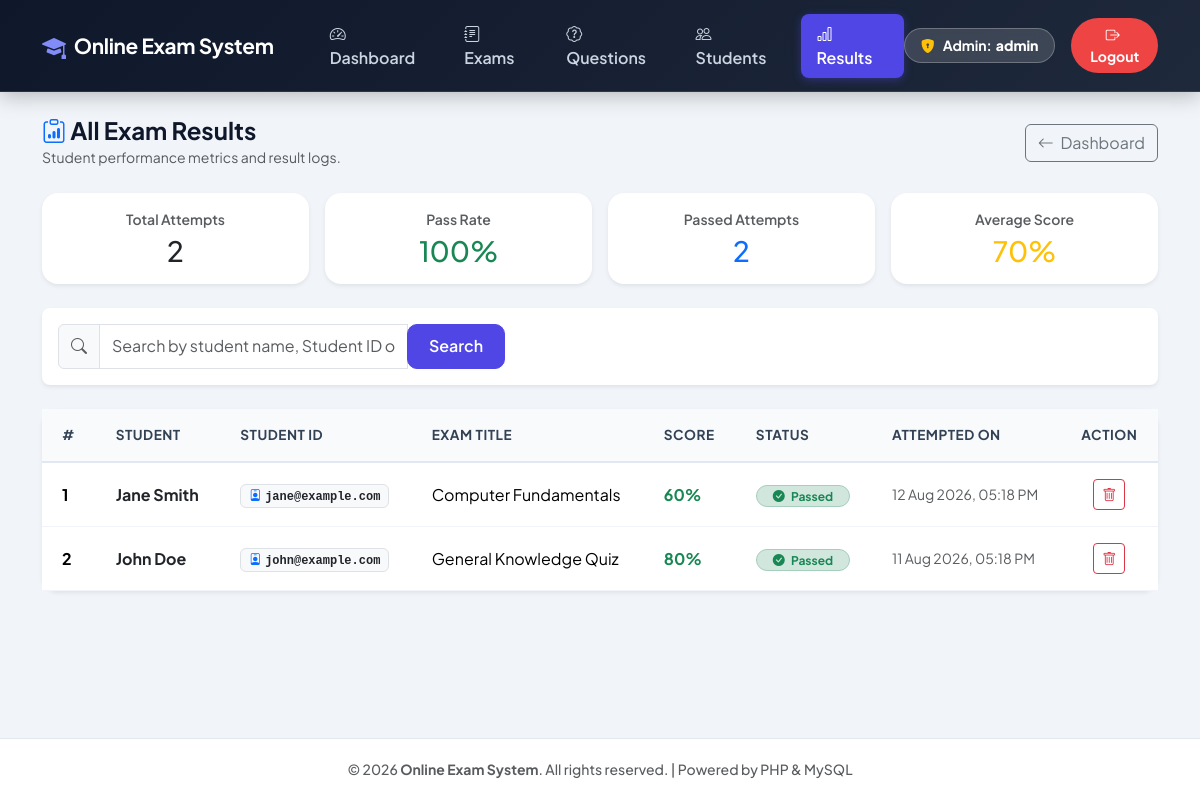
The app's page /admin/view-results.php (signed in) with its own data.
### tables this page shows
CREATE TABLE IF NOT EXISTS results (
    id INT AUTO_INCREMENT PRIMARY KEY,
    student_id INT NOT NULL,
    exam_id INT NOT NULL,
    score INT NOT NULL,
    attempted_at DATETIME DEFAULT CURRENT_TIMESTAMP,
    FOREIGN KEY (student_id) REFERENCES students(id) ON DELETE CASCADE,
    FOREIGN KEY (exam_id) REFERENCES exams(id) ON DELETE CASCADE
);

CREATE TABLE IF NOT EXISTS students (
    id INT AUTO_INCREMENT PRIMARY KEY,
    name VARCHAR(100) NOT NULL,
    email VARCHAR(100) NOT NULL UNIQUE,
    password VARCHAR(255) NOT NULL
);

CREATE TABLE IF NOT EXISTS exams (
    id INT AUTO_INCREMENT PRIMARY KEY,
    title VARCHAR(150) NOT NULL,
    duration_minutes INT NOT NULL DEFAULT 30
);

### admin/view-results.php (the view, shortened to what this page needs)
<?php
include '../includes/header.php';
include '../config/db.php';
$search = trim(mysqli_real_escape_string($conn, $_GET['search'] ?? ''));
$where_sql = "";
$results_query = "SELECT r.*, s.name AS student_name, s.email, e.title AS exam_title,
                 (SELECT COUNT(*) FROM questions q WHERE q.exam_id = e.id) AS total_q
                 FROM results r
                 JOIN students s ON r.student_id = s.id
                 JOIN exams e ON r.exam_id = e.id
                 $where_sql
                 ORDER BY r.attempted_at DESC";
$results = mysqli_query($conn, $results_query);
$q_stats = mysqli_query($conn, "SELECT
    COUNT(*) AS total_attempts,
    SUM(CASE WHEN score >= 50 THEN 1 ELSE 0 END) AS passed_count,
    SUM(CASE WHEN score < 50 THEN 1 ELSE 0 END) AS failed_count,
    AVG(score) AS avg_score
    FROM results");
$stats = ($q_stats ? mysqli_fetch_assoc($q_stats) : null);
$total_attempts = $stats['total_attempts'] ?? 0;
$passed_count = $stats['passed_count'] ?? 0;
$avg_score = round($stats['avg_score'] ?? 0, 1);
$pass_rate = $total_attempts > 0 ? round(($passed_count / $total_attempts) * 100, 1) : 0;
?>
<div class="d-flex justify-content-between align-items-center mb-4 flex-wrap gap-2">
    <div>
        <h4 class="fw-bold mb-0"><i class="bi bi-clipboard-data text-primary"></i> All Exam Results</h4>
        <small class="text-muted">Student performance metrics and result logs.</small>
    </div>
    <a href="dashboard.php" class="btn btn-outline-secondary">
        <i class="bi bi-arrow-left me-1"></i> Dashboard
    </a>
</div>
<div class="row g-3 mb-4">
    <div class="col-md-3 col-6">
        <div class="card shadow-sm border-0 rounded-4 p-3 text-center bg-white">
            <small class="text-muted fw-semibold">Total Attempts</small>
            <h3 class="fw-extrabold text-dark mb-0 mt-1"><?php echo $total_attempts; ?></h3>
        </div>
    </div>
    <div class="col-md-3 col-6">
        <div class="card shadow-sm border-0 rounded-4 p-3 text-center bg-white">
            <small class="text-muted fw-semibold">Pass Rate</small>
            <h3 class="fw-extrabold text-success mb-0 mt-1"><?php echo $pass_rate; ?>%</h3>
        </div>
    </div>
    <div class="col-md-3 col-6">
        <div class="card shadow-sm border-0 rounded-4 p-3 text-center bg-white">
            <small class="text-muted fw-semibold">Passed Attempts</small>
            <h3 class="fw-extrabold text-primary mb-0 mt-1"><?php echo $passed_count; ?></h3>
        </div>
    </div>
    <div class="col-md-3 col-6">
        <div class="card shadow-sm border-0 rounded-4 p-3 text-center bg-white">
            <small class="text-muted fw-semibold">Average Score</small>
            <h3 class="fw-extrabold text-warning mb-0 mt-1"><?php echo $avg_score; ?>%</h3>
        </div>
    </div>
</div>
<div class="card shadow-sm mb-4 border-0 rounded-3">
    <div class="card-body py-3">
        <form method="GET" action="view-results.php" class="row align-items-center g-2">
            <div class="col-md-6 col-lg-5">
                <div class="input-group">
                    <span class="input-group-text bg-light"><i class="bi bi-search text-muted"></i></span>
                    <input type="text" name="search" class="form-control" placeholder="Search by student name, Student ID or exam title..." value="<?php echo htmlspecialchars($search); ?>">
                    <button type="submit" class="btn btn-primary fw-semibold">Search</button>
                </div>
            </div>
        </form>
    </div>
</div>
<div class="card shadow-sm border-0 rounded-4">
    <div class="card-body p-0">
        <div class="table-responsive">
            <table class="table custom-table align-middle mb-0">
                <thead>
                    <tr>
                        <th class="ps-4">#</th>
                        <th>Student</th>
                        <th>Student ID</th>
                        <th>Exam Title</th>
                        <th>Score</th>
                        <th>Status</th>
                        <th>Attempted On</th>
                        <th class="text-center pe-4">Action</th>
                    </tr>
                </thead>
                <tbody>
                    <?php
                    if ($results && mysqli_num_rows($results) > 0):
                        $i = 1;
                        while ($r = mysqli_fetch_assoc($results)):
                            $passed = $r['score'] >= 50;
                    ?>
                        <tr>
                            <td class="ps-4 fw-bold"><?php echo $i++; ?></td>
                            <td><strong class="text-dark"><?php echo htmlspecialchars($r['student_name']); ?></strong></td>
                            <td><span class="badge bg-light text-dark border font-monospace"><i class="bi bi-person-badge me-1 text-primary"></i><?php echo htmlspecialchars($r['email']); ?></span></td>
                            <td><?php echo htmlspecialchars($r['exam_title']); ?></td>
                            <td>
                                <span class="fw-bold fs-6 <?php echo $passed ? 'text-success' : 'text-danger'; ?>">
                                    <?php echo $r['score']; ?>%
                                </span>
                            </td>
                            <td>
                                <?php if ($passed): ?>
                                    <span class="badge bg-success-subtle text-success border border-success-subtle rounded-pill px-3 py-1 fw-bold">
                                        <i class="bi bi-check-circle-fill me-1"></i> Passed
                                    </span>
                                <?php else: ?>
                                    <span class="badge bg-danger-subtle text-danger border border-danger-subtle rounded-pill px-3 py-1 fw-bold">
                                        <i class="bi bi-x-circle-fill me-1"></i> Failed
                                    </span>
                                <?php endif; ?>
                            </td>
                            <td class="text-muted small"><?php echo date('d M Y, h:i A', strtotime($r['attempted_at'])); ?></td>
                            <td class="text-center pe-4">
                                <a href="view-results.php?action=delete&id=<?php echo $r['id']; ?>"
                                   class="btn btn-sm btn-outline-danger"
                                   onclick="return confirm('Are you sure you want to delete this result entry?');"
                                   title="Delete Result">
                                    <i class="bi bi-trash"></i>
                                </a>
                            </td>
                        </tr>
                    <?php
                        endwhile;
                    endif; ?>
                </tbody>
            </table>
        </div>
    </div>
</div>
<?php include '../includes/footer.php'; ?>

### css/style.css (style rules this page uses)
:root { --primary-color: #4f46e5; --primary-hover: #4338ca; --secondary-color: #64748b; --success-color: #10b981; --danger-color: #ef4444; --warning-color: #f59e0b; --info-color: #06b6d4; --bg-body: #f1f5f9; --card-bg: #ffffff; --text-main: #0f172a; --text-muted: #64748b; --border-color: #cbd5e1; --shadow-sm: 0 1px 3px rgba(0,0,0,0.08); --shadow-md: 0 4px 14px rgba(15, 23, 42, 0.1); --shadow-lg: 0 12px 28px rgba(15, 23, 42, 0.15); }
body { background-color: var(--bg-body) !important; color: var(--text-main) !important; font-family: 'Plus Jakarta Sans', -apple-system, BlinkMacSystemFont, sans-serif; min-height: 100vh; display: flex; flex-direction: column; }
.custom-table { border-collapse: separate !important; border-spacing: 0 !important; }
.custom-table thead th { background: #f8fafc !important; color: #334155 !important; font-weight: 700 !important; font-size: 0.85rem !important; text-transform: uppercase !important; letter-spacing: 0.5px !important; padding: 1rem 1.25rem !important; border-bottom: 2px solid #e2e8f0 !important; }
.custom-table tbody td { padding: 1rem 1.25rem !important; vertical-align: middle !important; border-bottom: 1px solid #f1f5f9 !important; }
.btn-primary { background-color: #4f46e5 !important; border-color: #4f46e5 !important; color: #ffffff !important; font-weight: 600 !important; border-radius: 10px !important; padding: 0.6rem 1.3rem !important; transition: all 0.2s ease !important; }

### records on screen
results: student.name "Jane Smith", student.email "jane@example.com", exam.title "Computer Fundamentals", score "60", shows "Passed", attempted_at "12 Aug 2026, 05:18 PM"
results: student.name "John Doe", student.email "john@example.com", exam.title "General Knowledge Quiz", score "80", shows "Passed", attempted_at "11 Aug 2026, 05:18 PM"

### other values on screen
$_SESSION['admin_username'] "admin"
$total_attempts "2"
$pass_rate "100"
$passed_count "2"
$avg_score "70"
